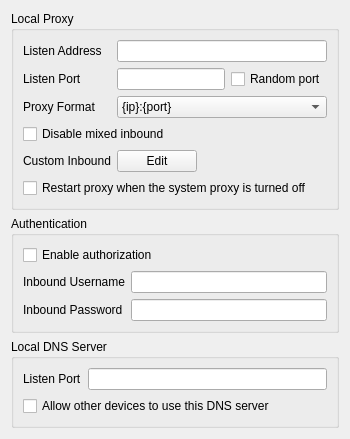
     <widget class="QWidget" name="tab_connection">
      <attribute name="title">
       <string>Connection</string>
      </attribute>
      <layout class="QVBoxLayout" name="verticalLayout_connection">
       <item>
        <widget class="QGroupBox" name="groupBox_5">
         <property name="sizePolicy">
          <sizepolicy hsizetype="Preferred" vsizetype="Preferred">
           <horstretch>0</horstretch>
           <verstretch>0</verstretch>
          </sizepolicy>
         </property>
         <property name="title">
          <string>Local Proxy</string>
         </property>
         <layout class="QGridLayout" name="gridLayout_9">
          <item row="0" column="0">
           <widget class="QLabel" name="label">
            <property name="text">
             <string>Listen Address</string>
            </property>
           </widget>
          </item>
          <item row="0" column="1">
           <widget class="QLineEdit" name="inbound_address">
           </widget>
          </item>
          <item row="1" column="0">
           <widget class="QLabel" name="inbound_socks_port_l">
            <property name="toolTip">
             <string>Port of the local SOCKS and HTTP proxy.</string>
            </property>
            <property name="text">
             <string>Listen Port</string>
            </property>
           </widget>
          </item>
          <item row="1" column="1">
           <layout class="QHBoxLayout" name="horizontalLayout_listen_port" stretch="1,0">
            <item>
             <widget class="QLineEdit" name="inbound_socks_port">
              <property name="sizePolicy">
               <sizepolicy hsizetype="Preferred" vsizetype="Fixed">
                <horstretch>0</horstretch>
                <verstretch>0</verstretch>
               </sizepolicy>
              </property>
             </widget>
            </item>
            <item>
             <widget class="QCheckBox" name="random_listen_port">
              <property name="toolTip">
               <string>&lt;html&gt;&lt;head/&gt;&lt;body&gt;&lt;p&gt;Selects a random available port on every run&lt;/p&gt;&lt;/body&gt;&lt;/html&gt;</string>
              </property>
              <property name="text">
               <string>Random port</string>
              </property>
             </widget>
            </item>
           </layout>
          </item>
          <item row="2" column="0">
           <widget class="QLabel" name="proxy_scheme_l">
            <property name="text">
             <string>Proxy Format</string>
            </property>
           </widget>
          </item>
          <item row="2" column="1">
           <widget class="QComboBox" name="proxy_scheme">
            <item>
             <property name="text">
              <string notr="true">{ip}:{port}</string>
             </property>
            </item>
            <item>
             <property name="text">
              <string notr="true">http://{ip}:{port}</string>
             </property>
            </item>
            <item>
             <property name="text">
              <string notr="true">socks={ip}:{port}</string>
             </property>
            </item>
           </widget>
          </item>
          <item row="3" column="0" colspan="2">
           <widget class="QCheckBox" name="disable_mixed_inbound">
            <property name="text">
             <string>Disable mixed inbound</string>
            </property>
           </widget>
          </item>
          <item row="4" column="0">
           <widget class="QLabel" name="label_11">
            <property name="text">
             <string>Custom Inbound</string>
            </property>
           </widget>
          </item>
          <item row="4" column="1">
           <layout class="QHBoxLayout" name="horizontalLayout_custom_inbound">
            <item>
             <widget class="QPushButton" name="custom_inbound_edit">
              <property name="text">
               <string>Edit</string>
              </property>
             </widget>
            </item>
            <item>
             <spacer name="horizontalSpacer_custom_inbound">
              <property name="orientation">
               <enum>Qt::Orientation::Horizontal</enum>
              </property>
              <property name="sizeHint" stdset="0">
               <size>
                <width>40</width>
                <height>20</height>
               </size>
              </property>
             </spacer>
            </item>
           </layout>
          </item>
          <item row="5" column="0" colspan="2">
           <widget class="QCheckBox" name="reset_proxy_on_disable_sp">
            <property name="text">
             <string>Restart proxy when the system proxy is turned off</string>
            </property>
           </widget>
          </item>
         </layout>
        </widget>
       </item>
       <item>
        <widget class="QGroupBox" name="auth_box">
         <property name="title">
          <string>Authentication</string>
         </property>
         <layout class="QGridLayout" name="gridLayout_auth">
          <item row="0" column="0" colspan="2">
           <widget class="QCheckBox" name="inbound_auth">
            <property name="text">
             <string>Enable authorization</string>
            </property>
           </widget>
          </item>
          <item row="1" column="0">
           <widget class="QLabel" name="inbound_user_l">
            <property name="text">
             <string>Inbound Username</string>
            </property>
           </widget>
          </item>
          <item row="1" column="1">
           <widget class="QLineEdit" name="inbound_user">
           </widget>
          </item>
          <item row="2" column="0">
           <widget class="QLabel" name="inbound_pass_l">
            <property name="text">
             <string>Inbound Password</string>
            </property>
           </widget>
          </item>
          <item row="2" column="1">
           <widget class="QLineEdit" name="inbound_pass">
           </widget>
          </item>
         </layout>
        </widget>
       </item>
       <item>
        <widget class="QGroupBox" name="dns_server_box">
         <property name="title">
          <string>Local DNS Server</string>
         </property>
         <layout class="QGridLayout" name="gridLayout_dns_server">
          <item row="0" column="0">
           <widget class="QLabel" name="label_29">
            <property name="toolTip">
             <string>Port of the local DNS server.</string>
            </property>
            <property name="text">
             <string>Listen Port</string>
            </property>
           </widget>
          </item>
          <item row="0" column="1">
           <widget class="QLineEdit" name="dns_in_port"/>
          </item>
          <item row="1" column="0" colspan="2">
           <widget class="QCheckBox" name="dns_in_lan">
            <property name="toolTip">
             <string>Let other devices on your network use this DNS server.</string>
            </property>
            <property name="text">
             <string>Allow other devices to use this DNS server</string>
            </property>
           </widget>
          </item>
         </layout>
        </widget>
       </item>
       <item>
        <spacer name="verticalSpacer_connection">
         <property name="orientation">
          <enum>Qt::Orientation::Vertical</enum>
         </property>
         <property name="sizeHint" stdset="0">
          <size>
           <width>20</width>
           <height>0</height>
          </size>
         </property>
        </spacer>
       </item>
      </layout>
     </widget>
